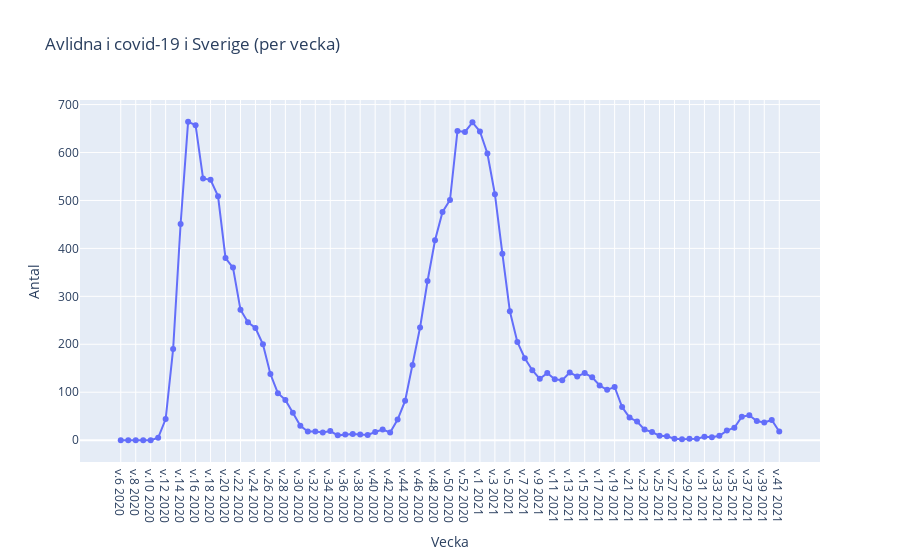

This figure's notebook cell:
### Code cell
plot1 = create_plotly_linefig("Antal_avlidna_vecka", "Antal", "Avlidna i covid-19 i Sverige (per vecka)")
plot1.show()
plot1.write_html("Visualiseringar/deceased_per_week.html")
